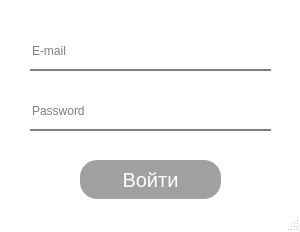
<?xml version="1.0" encoding="UTF-8"?>
<ui version="4.0">
 <class>MainWindow</class>
 <widget class="QMainWindow" name="MainWindow">
  <property name="enabled">
   <bool>true</bool>
  </property>
  <property name="geometry">
   <rect>
    <x>0</x>
    <y>0</y>
    <width>300</width>
    <height>232</height>
   </rect>
  </property>
  <property name="windowTitle">
   <string>MainWindow</string>
  </property>
  <property name="styleSheet">
   <string notr="true">QMainWindow {
	background: white;
}

QPushButton {
	background-color: rgb(160, 160, 160);
	border-radius: 17%;
	color: white;
 }

QPushButton:hover {
	background-color: rgb(96, 96, 96);
}</string>
  </property>
  <widget class="QWidget" name="centralwidget">
   <widget class="QLineEdit" name="lineEdit">
    <property name="geometry">
     <rect>
      <x>30</x>
      <y>40</y>
      <width>241</width>
      <height>31</height>
     </rect>
    </property>
    <property name="styleSheet">
     <string notr="true">border: none;
border-bottom: 2px solid grey;
color: black;
padding-bottom: 7px;</string>
    </property>
    <property name="text">
     <string/>
    </property>
    <property name="placeholderText">
     <string>E-mail</string>
    </property>
   </widget>
   <widget class="QLineEdit" name="lineEdit_2">
    <property name="geometry">
     <rect>
      <x>30</x>
      <y>100</y>
      <width>241</width>
      <height>31</height>
     </rect>
    </property>
    <property name="styleSheet">
     <string notr="true">background-color: rgbaa(0, 0, 0, 0%);
border: none;
border-bottom: 2px solid grey;
color: black;
padding-bottom: 7px;</string>
    </property>
    <property name="text">
     <string/>
    </property>
    <property name="placeholderText">
     <string>Password</string>
    </property>
   </widget>
   <widget class="QPushButton" name="pushButton">
    <property name="geometry">
     <rect>
      <x>80</x>
      <y>160</y>
      <width>141</width>
      <height>39</height>
     </rect>
    </property>
    <property name="font">
     <font>
      <family>Arial</family>
      <pointsize>15</pointsize>
      <weight>50</weight>
      <italic>false</italic>
      <bold>false</bold>
      <stylestrategy>PreferDefault</stylestrategy>
      <kerning>true</kerning>
     </font>
    </property>
    <property name="text">
     <string>Войти</string>
    </property>
   </widget>
   <widget class="QLabel" name="label">
    <property name="geometry">
     <rect>
      <x>80</x>
      <y>10</y>
      <width>151</width>
      <height>16</height>
     </rect>
    </property>
    <property name="styleSheet">
     <string notr="true">background-color: white;
color: white;</string>
    </property>
    <property name="text">
     <string>Неверный логин или пароль</string>
    </property>
   </widget>
  </widget>
  <widget class="QStatusBar" name="statusbar"/>
 </widget>
 <resources/>
 <connections/>
</ui>
